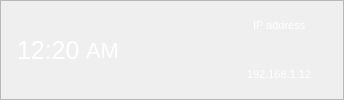
               <widget class="QFrame" name="left_9">
                <property name="sizePolicy">
                 <sizepolicy hsizetype="Expanding" vsizetype="Expanding">
                  <horstretch>11</horstretch>
                  <verstretch>7</verstretch>
                 </sizepolicy>
                </property>
                <property name="minimumSize">
                 <size>
                  <width>344</width>
                  <height>45</height>
                 </size>
                </property>
                <property name="styleSheet">
                 <string notr="true">#left_9{

	
	
	
	border-image: url(:/images/phptps/frame 1-01.svg);

}</string>
                </property>
                <property name="frameShape">
                 <enum>QFrame::StyledPanel</enum>
                </property>
                <property name="frameShadow">
                 <enum>QFrame::Raised</enum>
                </property>
                <layout class="QHBoxLayout" name="horizontalLayout_71">
                 <property name="leftMargin">
                  <number>7</number>
                 </property>
                 <property name="topMargin">
                  <number>0</number>
                 </property>
                 <property name="rightMargin">
                  <number>0</number>
                 </property>
                 <property name="bottomMargin">
                  <number>0</number>
                 </property>
                 <item>
                  <widget class="QFrame" name="frame_126">
                   <property name="sizePolicy">
                    <sizepolicy hsizetype="Expanding" vsizetype="Expanding">
                     <horstretch>11</horstretch>
                     <verstretch>11</verstretch>
                    </sizepolicy>
                   </property>
                   <property name="minimumSize">
                    <size>
                     <width>102</width>
                     <height>49</height>
                    </size>
                   </property>
                   <property name="styleSheet">
                    <string notr="true">	background-color: transparent;
	border:none;</string>
                   </property>
                   <property name="frameShape">
                    <enum>QFrame::StyledPanel</enum>
                   </property>
                   <property name="frameShadow">
                    <enum>QFrame::Raised</enum>
                   </property>
                   <layout class="QHBoxLayout" name="horizontalLayout_72">
                    <property name="topMargin">
                     <number>0</number>
                    </property>
                    <property name="rightMargin">
                     <number>10</number>
                    </property>
                    <property name="bottomMargin">
                     <number>0</number>
                    </property>
                    <item>
                     <widget class="QLabel" name="label_69">
                      <property name="sizePolicy">
                       <sizepolicy hsizetype="Expanding" vsizetype="Expanding">
                        <horstretch>0</horstretch>
                        <verstretch>0</verstretch>
                       </sizepolicy>
                      </property>
                      <property name="minimumSize">
                       <size>
                        <width>40</width>
                        <height>29</height>
                       </size>
                      </property>
                      <property name="font">
                       <font>
                        <pointsize>-1</pointsize>
                        <weight>50</weight>
                        <italic>false</italic>
                        <bold>false</bold>
                       </font>
                      </property>
                      <property name="styleSheet">
                       <string notr="true">
#label_69{
color: rgb(255, 255, 255);
border:none;
font:25px

}</string>
                      </property>
                      <property name="text">
                       <string>12:20</string>
                      </property>
                     </widget>
                    </item>
                    <item>
                     <widget class="QLabel" name="label_70">
                      <property name="sizePolicy">
                       <sizepolicy hsizetype="Expanding" vsizetype="Expanding">
                        <horstretch>0</horstretch>
                        <verstretch>0</verstretch>
                       </sizepolicy>
                      </property>
                      <property name="minimumSize">
                       <size>
                        <width>30</width>
                        <height>29</height>
                       </size>
                      </property>
                      <property name="font">
                       <font>
                        <pointsize>-1</pointsize>
                        <weight>50</weight>
                        <italic>false</italic>
                        <bold>false</bold>
                       </font>
                      </property>
                      <property name="styleSheet">
                       <string notr="true">#label_70{
color: rgb(255, 255, 255);
font: 22px

}</string>
                      </property>
                      <property name="text">
                       <string>AM</string>
                      </property>
                     </widget>
                    </item>
                   </layout>
                  </widget>
                 </item>
                 <item>
                  <widget class="QFrame" name="frame_127">
                   <property name="sizePolicy">
                    <sizepolicy hsizetype="Expanding" vsizetype="Expanding">
                     <horstretch>4</horstretch>
                     <verstretch>11</verstretch>
                    </sizepolicy>
                   </property>
                   <property name="minimumSize">
                    <size>
                     <width>70</width>
                     <height>53</height>
                    </size>
                   </property>
                   <property name="styleSheet">
                    <string notr="true">	background-color: transparent;
	border:none;</string>
                   </property>
                   <property name="frameShape">
                    <enum>QFrame::StyledPanel</enum>
                   </property>
                   <property name="frameShadow">
                    <enum>QFrame::Raised</enum>
                   </property>
                   <layout class="QVBoxLayout" name="verticalLayout_79">
                    <property name="leftMargin">
                     <number>0</number>
                    </property>
                    <property name="topMargin">
                     <number>7</number>
                    </property>
                    <property name="rightMargin">
                     <number>0</number>
                    </property>
                    <property name="bottomMargin">
                     <number>7</number>
                    </property>
                    <item>
                     <widget class="QLabel" name="label_71">
                      <property name="sizePolicy">
                       <sizepolicy hsizetype="Expanding" vsizetype="Expanding">
                        <horstretch>7</horstretch>
                        <verstretch>11</verstretch>
                       </sizepolicy>
                      </property>
                      <property name="minimumSize">
                       <size>
                        <width>71</width>
                        <height>35</height>
                       </size>
                      </property>
                      <property name="styleSheet">
                       <string notr="true">image: url(:/images/phptps/Icon Diconect-01.svg);</string>
                      </property>
                      <property name="text">
                       <string/>
                      </property>
                     </widget>
                    </item>
                   </layout>
                  </widget>
                 </item>
                 <item>
                  <widget class="QFrame" name="frame_128">
                   <property name="sizePolicy">
                    <sizepolicy hsizetype="Expanding" vsizetype="Expanding">
                     <horstretch>9</horstretch>
                     <verstretch>11</verstretch>
                    </sizepolicy>
                   </property>
                   <property name="minimumSize">
                    <size>
                     <width>127</width>
                     <height>5</height>
                    </size>
                   </property>
                   <property name="styleSheet">
                    <string notr="true">	background-color: transparent;
	border:none;</string>
                   </property>
                   <property name="frameShape">
                    <enum>QFrame::StyledPanel</enum>
                   </property>
                   <property name="frameShadow">
                    <enum>QFrame::Raised</enum>
                   </property>
                   <layout class="QVBoxLayout" name="verticalLayout_80">
                    <property name="leftMargin">
                     <number>0</number>
                    </property>
                    <property name="topMargin">
                     <number>3</number>
                    </property>
                    <property name="rightMargin">
                     <number>0</number>
                    </property>
                    <property name="bottomMargin">
                     <number>4</number>
                    </property>
                    <item alignment="Qt::AlignHCenter">
                     <widget class="QLabel" name="label_72">
                      <property name="sizePolicy">
                       <sizepolicy hsizetype="Expanding" vsizetype="Expanding">
                        <horstretch>1</horstretch>
                        <verstretch>1</verstretch>
                       </sizepolicy>
                      </property>
                      <property name="minimumSize">
                       <size>
                        <width>42</width>
                        <height>15</height>
                       </size>
                      </property>
                      <property name="font">
                       <font>
                        <pointsize>8</pointsize>
                       </font>
                      </property>
                      <property name="styleSheet">
                       <string notr="true">color: rgb(255, 255, 255);</string>
                      </property>
                      <property name="text">
                       <string>IP address</string>
                      </property>
                     </widget>
                    </item>
                    <item alignment="Qt::AlignHCenter">
                     <widget class="QLabel" name="label_73">
                      <property name="sizePolicy">
                       <sizepolicy hsizetype="Expanding" vsizetype="Expanding">
                        <horstretch>1</horstretch>
                        <verstretch>1</verstretch>
                       </sizepolicy>
                      </property>
                      <property name="minimumSize">
                       <size>
                        <width>47</width>
                        <height>15</height>
                       </size>
                      </property>
                      <property name="font">
                       <font>
                        <pointsize>8</pointsize>
                       </font>
                      </property>
                      <property name="styleSheet">
                       <string notr="true">color: rgb(255, 255, 255);</string>
                      </property>
                      <property name="text">
                       <string>192.168.1.12</string>
                      </property>
                     </widget>
                    </item>
                   </layout>
                  </widget>
                 </item>
                </layout>
               </widget>
